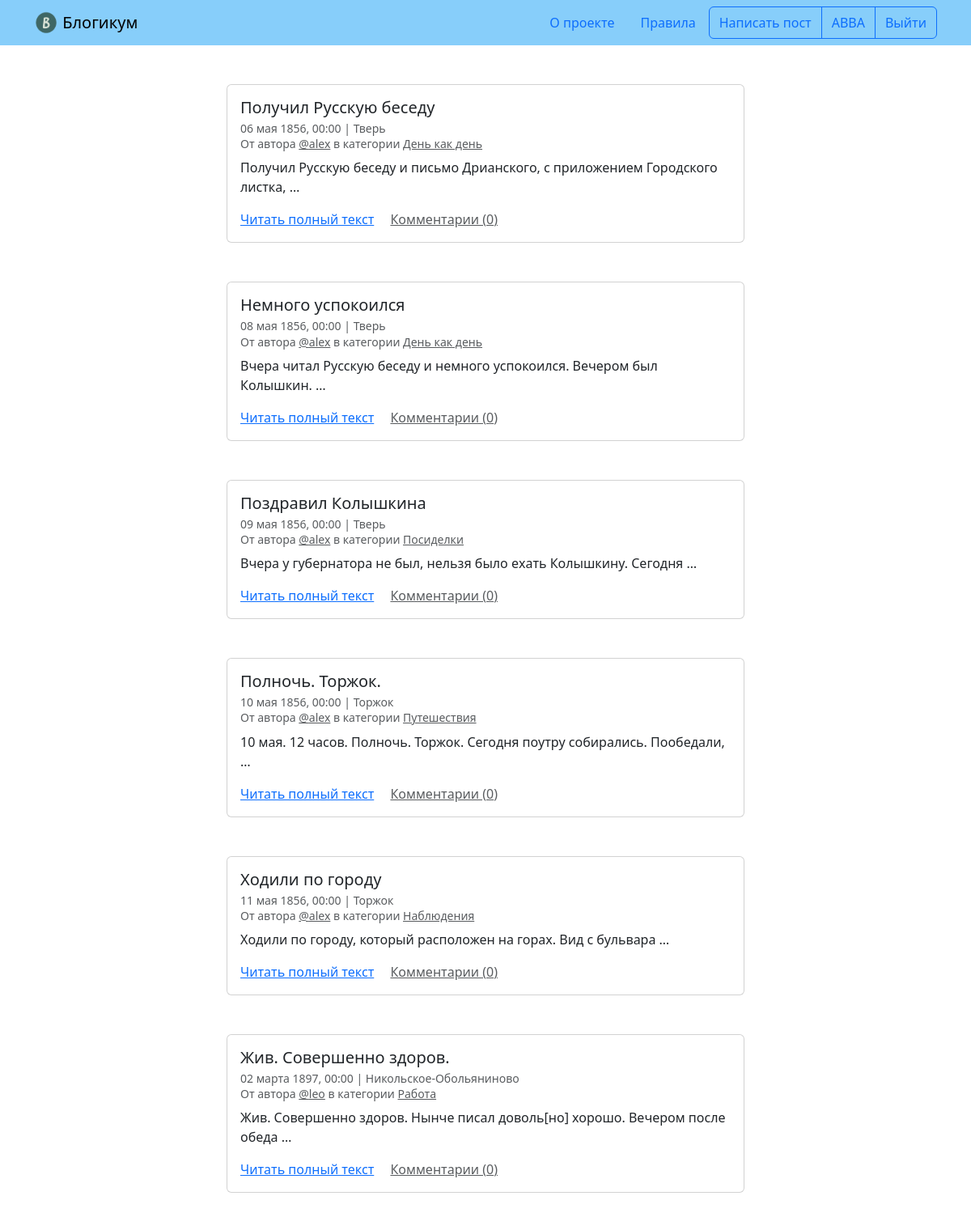
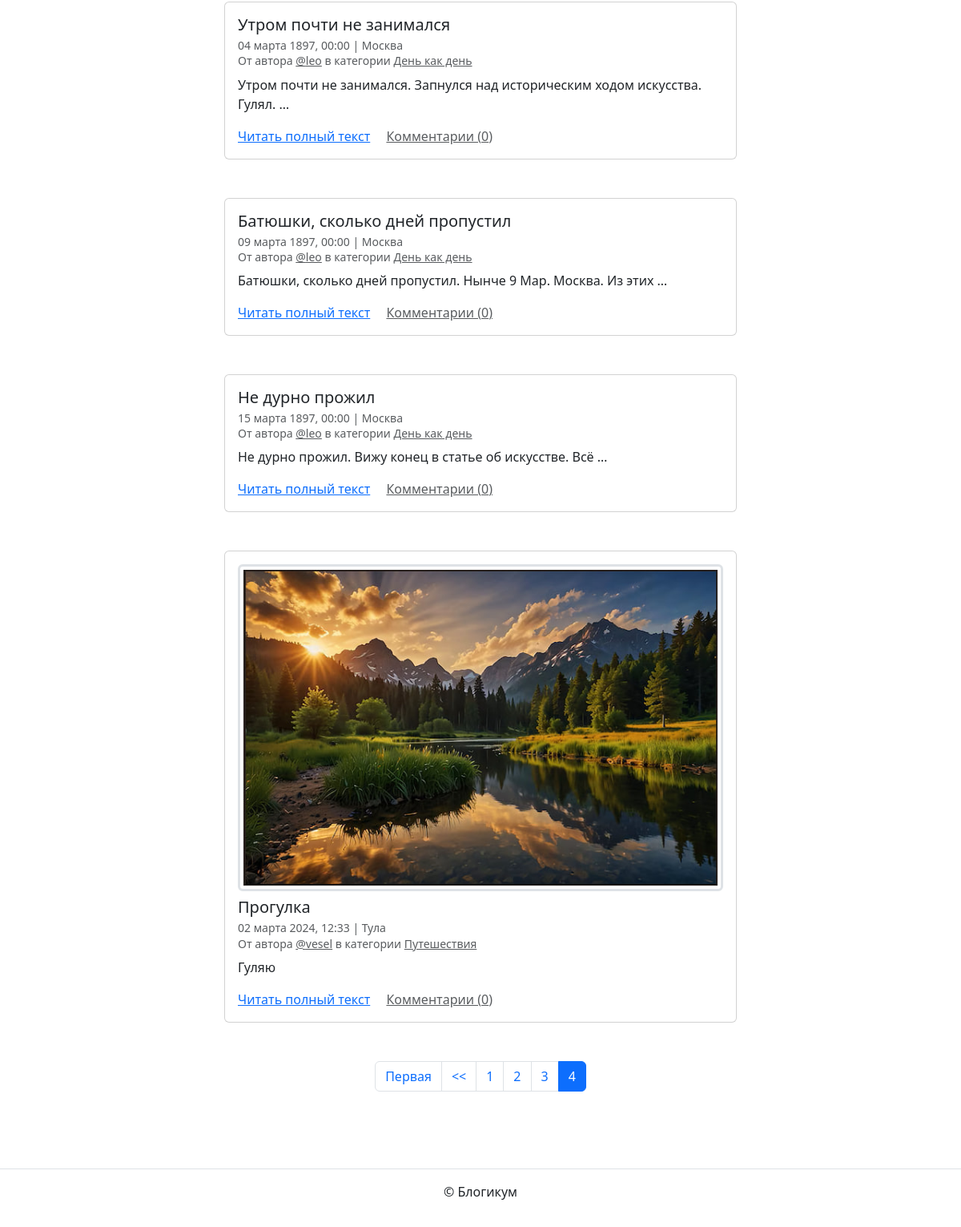
/?page=4 (signed in), run on the app's committed database (2 pictures, top to bottom).
### blog/models.py (models this page shows, shortened)
class Post(models.Model):
    title = models.CharField('Заголовок', max_length=256)
    text = models.TextField('Текст')
    pub_date = models.DateTimeField('Дата и время публикации')
    author = models.ForeignKey(User, on_delete=models.CASCADE, related_name='posts')
    location = models.ForeignKey(Location, on_delete=models.SET_NULL, null=True, blank=True, related_name='posts')
    category = models.ForeignKey(Category, on_delete=models.SET_NULL, null=True, related_name='posts')
    is_published = models.BooleanField('Опубликовано', default=True)
    image = models.ImageField('Фото', upload_to='posts/', blank=True)
    created_at = models.DateTimeField('Добавлено', auto_now_add=True)
    class Meta:
        verbose_name = 'публикация'
        verbose_name_plural = 'Публикации'
        ordering = ('-pub_date',)

class Location(models.Model):
    name = models.CharField('Название места', max_length=256)
    is_published = models.BooleanField('Опубликовано', default=True)
    created_at = models.DateTimeField('Добавлено', auto_now_add=True)
    class Meta:
        verbose_name = 'местоположение'
        verbose_name_plural = 'Местоположения'

class Category(models.Model):
    title = models.CharField('Заголовок', max_length=256)
    description = models.TextField('Описание')
    slug = models.SlugField('Идентификатор', unique=True)
    is_published = models.BooleanField('Опубликовано', default=True)
    created_at = models.DateTimeField('Добавлено', auto_now_add=True)
    class Meta:
        verbose_name = 'категория'
        verbose_name_plural = 'Категории'

### blog/views.py (the view)
# urls.py: path('', views.index, name='index'),
def index(request):
    posts = Post.objects.select_related('category', 'location', 'author').annotate(
        comment_count=Count('comments')).filter(
        pub_date__lte=timezone.now(), is_published=True, category__is_published=True
    )
    paginator = Paginator(posts, POSTS_PER_PAGE)
    page_obj = paginator.get_page(request.GET.get('page'))
    return render(request, 'blog/index.html', {'page_obj': page_obj})

### templates/blog/index.html (shortened to what this page needs)
{% extends "base.html" %}
{% block content %}
  {% for post in page_obj %}
    <article class="mb-5">
      {% include "includes/post_card.html" %}
    </article>
  {% endfor %}
  {% include "includes/paginator.html" %}
{% endblock %}

### templates/includes/header.html (shortened to what this page needs)
{% load static %}
<header>
  <nav class="navbar navbar-light" style="background-color: lightskyblue">
    <div class="container">
      <a class="navbar-brand" href="{% url 'blog:index' %}">
        <img src="{% static 'img/logo.png' %}" width="30" height="30" class="d-inline-block align-top" alt="">
        Блогикум
      </a>
      {% with request.resolver_match.view_name as view_name %}
        <ul class="nav  nav-pills">
          <li class="nav-item">
            <a class="nav-link {% if view_name == 'pages:about' %} text-white {% endif %}" href="{% url 'pages:about' %}">
              О проекте
            </a>
          </li>
          <li class="nav-item">
            <a class="nav-link {% if view_name == 'pages:rules' %} text-white {% endif %}" href="{% url 'pages:rules' %}">
              Правила
            </a>
          </li>
          {% if user.is_authenticated %}
            <div class="btn-group" role="group" aria-label="Basic outlined example">
              <button type="button" class="btn btn-outline-primary"><a class="text-decoration-none text-reset"
                  href="{% url 'blog:create_post' %}">Написать пост</a></button>
              <button type="button" class="btn btn-outline-primary"><a class="text-decoration-none text-reset"
                  href="{% url 'blog:profile' user.username %}">{{ user.username }}</a></button>
              <button type="button" class="btn btn-outline-primary"><a class="text-decoration-none text-reset"
                  href="{% url 'logout' %}">Выйти</a></button>
            </div>
          {% endif %}
        </ul>
      {% endwith %}
    </div>
  </nav>
</header>

### templates/includes/post_card.html (shortened to what this page needs)
<div class="col d-flex justify-content-center">
  <div class="card" style="width: 40rem;">
    <div class="card-body">
      {% if post.image %}
        <a href="{{ post.image.url }}" target="_blank">
          <img class="border-3 rounded img-fluid img-thumbnail mb-2 mx-auto d-block" src="{{ post.image.url }}">
        </a>
      {% endif %}
      <h5 class="card-title">{{ post.title }}</h5>
      <h6 class="card-subtitle mb-2 text-muted">
        <small>
          {{ post.pub_date|date:"d E Y, H:i" }} | {% if post.location and post.location.is_published %}{{ post.location.name }}{% else %}Планета Земля{% endif %}<br>
          От автора <a class="text-muted" href="{% url 'blog:profile' post.author.username %}">@{{ post.author.username }}</a> в
          категории {% include "includes/category_link.html" %}
        </small>
      </h6>
      <p class="card-text">{{ post.text|truncatewords:10 }}</p>
      <a href="{% url 'blog:post_detail' post.id %}" class="card-link">Читать полный текст</a>
      <a href="{% url 'blog:post_detail' post.id %}" class="card-link text-muted">Комментарии ({{ post.comment_count }})</a>
    </div>
  </div>
</div>

### templates/includes/category_link.html
<a class="text-muted" href="{% url 'blog:category_posts' post.category.slug %}">
  {{ post.category.title }}
</a>

### data on the page
Post: title "Получил Русскую беседу", pub_date "06 мая 1856, 00:00", location.name "Тверь", author.username "alex", category "День как день", text "Получил Русскую беседу и письмо Дрианского, с приложением Городского листка, …", comment_count "0"
Post: title "Немного успокоился", pub_date "08 мая 1856, 00:00", location.name "Тверь", author.username "alex", category "День как день", text "Вчера читал Русскую беседу и немного успокоился. Вечером был Колышкин. …", comment_count "0"
Post: title "Поздравил Колышкина", pub_date "09 мая 1856, 00:00", location.name "Тверь", author.username "alex", category "Посиделки", text "Вчера у губернатора не был, нельзя было ехать Колышкину. Сегодня …", comment_count "0"
Post: title "Полночь. Торжок.", pub_date "10 мая 1856, 00:00", location.name "Торжок", author.username "alex", category "Путешествия", text "10 мая. 12 часов. Полночь. Торжок. Сегодня поутру собирались. Пообедали, …", comment_count "0"
Post: title "Ходили по городу", pub_date "11 мая 1856, 00:00", location.name "Торжок", author.username "alex", category "Наблюдения", text "Ходили по городу, который расположен на горах. Вид с бульвара …", comment_count "0"
Post: title "Жив. Совершенно здоров.", pub_date "02 марта 1897, 00:00", location.name "Никольское-Обольяниново", author.username "leo", category "Работа", text "Жив. Совершенно здоров. Нынче писал доволь[но] хорошо. Вечером после обеда …", comment_count "0"
Post: title "Утром почти не занимался", pub_date "04 марта 1897, 00:00", location.name "Москва", author.username "leo", category "День как день", text "Утром почти не занимался. Запнулся над историческим ходом искусства. Гулял. …", comment_count "0"
Post: title "Батюшки, сколько дней пропустил", pub_date "09 марта 1897, 00:00", location.name "Москва", author.username "leo", category "День как день", text "Батюшки, сколько дней пропустил. Нынче 9 Мар. Москва. Из этих …", comment_count "0"
Post: title "Не дурно прожил", pub_date "15 марта 1897, 00:00", location.name "Москва", author.username "leo", category "День как день", text "Не дурно прожил. Вижу конец в статье об искусстве. Всё …", comment_count "0"
Post: image (picture), title "Прогулка", pub_date "02 марта 2024, 12:33", location.name "Тула", author.username "vesel", category "Путешествия", text "Гуляю", comment_count "0"

### other printed values
{{ user.username }} "ABBA"
{{ i }} "1" "2" "3"
{{ i }} "4"
